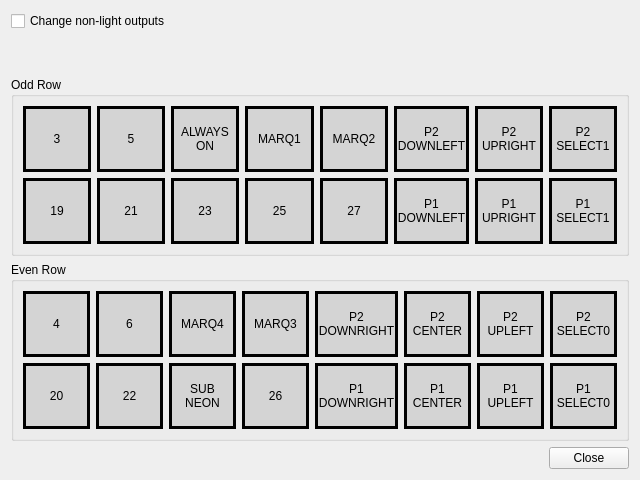
<?xml version="1.0" encoding="UTF-8"?>
<ui version="4.0">
 <class>Dialog</class>
 <widget class="QDialog" name="Dialog">
  <property name="geometry">
   <rect>
    <x>0</x>
    <y>0</y>
    <width>640</width>
    <height>480</height>
   </rect>
  </property>
  <property name="windowTitle">
   <string>Dialog</string>
  </property>
  <layout class="QVBoxLayout" name="verticalLayout" stretch="1,3,3,1">
   <item>
    <layout class="QFormLayout" name="formLayout">
     <item row="0" column="0">
      <widget class="QCheckBox" name="checkBox">
       <property name="text">
        <string>Change non-light outputs</string>
       </property>
      </widget>
     </item>
    </layout>
   </item>
   <item>
    <widget class="QGroupBox" name="groupBox">
     <property name="styleSheet">
      <string notr="true">QPushButton {
    border-style: solid;
    border-width: 3px; 
    border-color: black;
    background-color: #D4D4D4;
}
QLabel {
    font: 1.1em;
}</string>
     </property>
     <property name="title">
      <string>Odd Row</string>
     </property>
     <layout class="QGridLayout" name="gridLayout">
      <item row="0" column="0">
       <widget class="QPushButton" name="pushButton">
        <property name="enabled">
         <bool>true</bool>
        </property>
        <property name="sizePolicy">
         <sizepolicy hsizetype="Minimum" vsizetype="Minimum">
          <horstretch>0</horstretch>
          <verstretch>0</verstretch>
         </sizepolicy>
        </property>
        <property name="text">
         <string>3</string>
        </property>
       </widget>
      </item>
      <item row="0" column="1">
       <widget class="QPushButton" name="pushButton_2">
        <property name="enabled">
         <bool>true</bool>
        </property>
        <property name="sizePolicy">
         <sizepolicy hsizetype="Minimum" vsizetype="Minimum">
          <horstretch>0</horstretch>
          <verstretch>0</verstretch>
         </sizepolicy>
        </property>
        <property name="text">
         <string>5</string>
        </property>
       </widget>
      </item>
      <item row="0" column="2">
       <widget class="QPushButton" name="pushButton_3">
        <property name="enabled">
         <bool>true</bool>
        </property>
        <property name="sizePolicy">
         <sizepolicy hsizetype="Minimum" vsizetype="Minimum">
          <horstretch>0</horstretch>
          <verstretch>0</verstretch>
         </sizepolicy>
        </property>
        <property name="text">
         <string>ALWAYS
ON</string>
        </property>
       </widget>
      </item>
      <item row="0" column="3">
       <widget class="QPushButton" name="pushButton_4">
        <property name="enabled">
         <bool>true</bool>
        </property>
        <property name="sizePolicy">
         <sizepolicy hsizetype="Minimum" vsizetype="Minimum">
          <horstretch>0</horstretch>
          <verstretch>0</verstretch>
         </sizepolicy>
        </property>
        <property name="text">
         <string>MARQ1</string>
        </property>
       </widget>
      </item>
      <item row="0" column="4">
       <widget class="QPushButton" name="pushButton_5">
        <property name="enabled">
         <bool>true</bool>
        </property>
        <property name="sizePolicy">
         <sizepolicy hsizetype="Minimum" vsizetype="Minimum">
          <horstretch>0</horstretch>
          <verstretch>0</verstretch>
         </sizepolicy>
        </property>
        <property name="text">
         <string>MARQ2</string>
        </property>
       </widget>
      </item>
      <item row="0" column="5">
       <widget class="QPushButton" name="pushButton_7">
        <property name="sizePolicy">
         <sizepolicy hsizetype="Minimum" vsizetype="Minimum">
          <horstretch>0</horstretch>
          <verstretch>0</verstretch>
         </sizepolicy>
        </property>
        <property name="text">
         <string>P2
DOWNLEFT</string>
        </property>
       </widget>
      </item>
      <item row="0" column="6">
       <widget class="QPushButton" name="pushButton_6">
        <property name="sizePolicy">
         <sizepolicy hsizetype="Minimum" vsizetype="Minimum">
          <horstretch>0</horstretch>
          <verstretch>0</verstretch>
         </sizepolicy>
        </property>
        <property name="text">
         <string>P2
UPRIGHT</string>
        </property>
       </widget>
      </item>
      <item row="0" column="7">
       <widget class="QPushButton" name="pushButton_8">
        <property name="sizePolicy">
         <sizepolicy hsizetype="Minimum" vsizetype="Minimum">
          <horstretch>0</horstretch>
          <verstretch>0</verstretch>
         </sizepolicy>
        </property>
        <property name="text">
         <string>P2
SELECT1</string>
        </property>
       </widget>
      </item>
      <item row="1" column="0">
       <widget class="QPushButton" name="pushButton_14">
        <property name="enabled">
         <bool>true</bool>
        </property>
        <property name="sizePolicy">
         <sizepolicy hsizetype="Minimum" vsizetype="Minimum">
          <horstretch>0</horstretch>
          <verstretch>0</verstretch>
         </sizepolicy>
        </property>
        <property name="text">
         <string>19</string>
        </property>
       </widget>
      </item>
      <item row="1" column="1">
       <widget class="QPushButton" name="pushButton_13">
        <property name="enabled">
         <bool>true</bool>
        </property>
        <property name="sizePolicy">
         <sizepolicy hsizetype="Minimum" vsizetype="Minimum">
          <horstretch>0</horstretch>
          <verstretch>0</verstretch>
         </sizepolicy>
        </property>
        <property name="text">
         <string>21</string>
        </property>
       </widget>
      </item>
      <item row="1" column="2">
       <widget class="QPushButton" name="pushButton_11">
        <property name="enabled">
         <bool>true</bool>
        </property>
        <property name="sizePolicy">
         <sizepolicy hsizetype="Minimum" vsizetype="Minimum">
          <horstretch>0</horstretch>
          <verstretch>0</verstretch>
         </sizepolicy>
        </property>
        <property name="text">
         <string>23</string>
        </property>
       </widget>
      </item>
      <item row="1" column="3">
       <widget class="QPushButton" name="pushButton_10">
        <property name="sizePolicy">
         <sizepolicy hsizetype="Minimum" vsizetype="Minimum">
          <horstretch>0</horstretch>
          <verstretch>0</verstretch>
         </sizepolicy>
        </property>
        <property name="text">
         <string>25</string>
        </property>
       </widget>
      </item>
      <item row="1" column="4">
       <widget class="QPushButton" name="pushButton_12">
        <property name="sizePolicy">
         <sizepolicy hsizetype="Minimum" vsizetype="Minimum">
          <horstretch>0</horstretch>
          <verstretch>0</verstretch>
         </sizepolicy>
        </property>
        <property name="text">
         <string>27</string>
        </property>
       </widget>
      </item>
      <item row="1" column="5">
       <widget class="QPushButton" name="pushButton_9">
        <property name="sizePolicy">
         <sizepolicy hsizetype="Minimum" vsizetype="Minimum">
          <horstretch>0</horstretch>
          <verstretch>0</verstretch>
         </sizepolicy>
        </property>
        <property name="text">
         <string>P1
DOWNLEFT</string>
        </property>
       </widget>
      </item>
      <item row="1" column="6">
       <widget class="QPushButton" name="pushButton_16">
        <property name="sizePolicy">
         <sizepolicy hsizetype="Minimum" vsizetype="Minimum">
          <horstretch>0</horstretch>
          <verstretch>0</verstretch>
         </sizepolicy>
        </property>
        <property name="text">
         <string>P1
UPRIGHT</string>
        </property>
       </widget>
      </item>
      <item row="1" column="7">
       <widget class="QPushButton" name="pushButton_15">
        <property name="sizePolicy">
         <sizepolicy hsizetype="Minimum" vsizetype="Minimum">
          <horstretch>0</horstretch>
          <verstretch>0</verstretch>
         </sizepolicy>
        </property>
        <property name="text">
         <string>P1
SELECT1</string>
        </property>
       </widget>
      </item>
     </layout>
    </widget>
   </item>
   <item>
    <widget class="QGroupBox" name="groupBox_2">
     <property name="styleSheet">
      <string notr="true">QPushButton {
    border-style: solid;
    border-width: 3px; 
    border-color: black;
    background-color: #D4D4D4;
}
QLabel {
    font: 1.1em;
}</string>
     </property>
     <property name="title">
      <string>Even Row</string>
     </property>
     <layout class="QGridLayout" name="gridLayout_2">
      <item row="0" column="0">
       <widget class="QPushButton" name="pushButton_22">
        <property name="sizePolicy">
         <sizepolicy hsizetype="Minimum" vsizetype="Minimum">
          <horstretch>0</horstretch>
          <verstretch>0</verstretch>
         </sizepolicy>
        </property>
        <property name="text">
         <string>4</string>
        </property>
       </widget>
      </item>
      <item row="0" column="1">
       <widget class="QPushButton" name="pushButton_21">
        <property name="sizePolicy">
         <sizepolicy hsizetype="Minimum" vsizetype="Minimum">
          <horstretch>0</horstretch>
          <verstretch>0</verstretch>
         </sizepolicy>
        </property>
        <property name="text">
         <string>6</string>
        </property>
       </widget>
      </item>
      <item row="0" column="2">
       <widget class="QPushButton" name="pushButton_19">
        <property name="sizePolicy">
         <sizepolicy hsizetype="Minimum" vsizetype="Minimum">
          <horstretch>0</horstretch>
          <verstretch>0</verstretch>
         </sizepolicy>
        </property>
        <property name="text">
         <string>MARQ4</string>
        </property>
       </widget>
      </item>
      <item row="0" column="3">
       <widget class="QPushButton" name="pushButton_18">
        <property name="sizePolicy">
         <sizepolicy hsizetype="Minimum" vsizetype="Minimum">
          <horstretch>0</horstretch>
          <verstretch>0</verstretch>
         </sizepolicy>
        </property>
        <property name="text">
         <string>MARQ3</string>
        </property>
       </widget>
      </item>
      <item row="0" column="4">
       <widget class="QPushButton" name="pushButton_20">
        <property name="sizePolicy">
         <sizepolicy hsizetype="Minimum" vsizetype="Minimum">
          <horstretch>0</horstretch>
          <verstretch>0</verstretch>
         </sizepolicy>
        </property>
        <property name="text">
         <string>P2
DOWNRIGHT</string>
        </property>
       </widget>
      </item>
      <item row="0" column="5">
       <widget class="QPushButton" name="pushButton_17">
        <property name="sizePolicy">
         <sizepolicy hsizetype="Minimum" vsizetype="Minimum">
          <horstretch>0</horstretch>
          <verstretch>0</verstretch>
         </sizepolicy>
        </property>
        <property name="text">
         <string>P2
CENTER</string>
        </property>
       </widget>
      </item>
      <item row="0" column="6">
       <widget class="QPushButton" name="pushButton_24">
        <property name="sizePolicy">
         <sizepolicy hsizetype="Minimum" vsizetype="Minimum">
          <horstretch>0</horstretch>
          <verstretch>0</verstretch>
         </sizepolicy>
        </property>
        <property name="text">
         <string>P2
UPLEFT</string>
        </property>
       </widget>
      </item>
      <item row="0" column="7">
       <widget class="QPushButton" name="pushButton_23">
        <property name="sizePolicy">
         <sizepolicy hsizetype="Minimum" vsizetype="Minimum">
          <horstretch>0</horstretch>
          <verstretch>0</verstretch>
         </sizepolicy>
        </property>
        <property name="text">
         <string>P2
SELECT0</string>
        </property>
       </widget>
      </item>
      <item row="1" column="0">
       <widget class="QPushButton" name="pushButton_30">
        <property name="sizePolicy">
         <sizepolicy hsizetype="Minimum" vsizetype="Minimum">
          <horstretch>0</horstretch>
          <verstretch>0</verstretch>
         </sizepolicy>
        </property>
        <property name="text">
         <string>20</string>
        </property>
       </widget>
      </item>
      <item row="1" column="1">
       <widget class="QPushButton" name="pushButton_29">
        <property name="sizePolicy">
         <sizepolicy hsizetype="Minimum" vsizetype="Minimum">
          <horstretch>0</horstretch>
          <verstretch>0</verstretch>
         </sizepolicy>
        </property>
        <property name="text">
         <string>22</string>
        </property>
       </widget>
      </item>
      <item row="1" column="2">
       <widget class="QPushButton" name="pushButton_27">
        <property name="sizePolicy">
         <sizepolicy hsizetype="Minimum" vsizetype="Minimum">
          <horstretch>0</horstretch>
          <verstretch>0</verstretch>
         </sizepolicy>
        </property>
        <property name="text">
         <string>SUB
NEON</string>
        </property>
       </widget>
      </item>
      <item row="1" column="3">
       <widget class="QPushButton" name="pushButton_26">
        <property name="sizePolicy">
         <sizepolicy hsizetype="Minimum" vsizetype="Minimum">
          <horstretch>0</horstretch>
          <verstretch>0</verstretch>
         </sizepolicy>
        </property>
        <property name="text">
         <string>26</string>
        </property>
       </widget>
      </item>
      <item row="1" column="4">
       <widget class="QPushButton" name="pushButton_28">
        <property name="sizePolicy">
         <sizepolicy hsizetype="Minimum" vsizetype="Minimum">
          <horstretch>0</horstretch>
          <verstretch>0</verstretch>
         </sizepolicy>
        </property>
        <property name="text">
         <string>P1
DOWNRIGHT</string>
        </property>
       </widget>
      </item>
      <item row="1" column="5">
       <widget class="QPushButton" name="pushButton_25">
        <property name="sizePolicy">
         <sizepolicy hsizetype="Minimum" vsizetype="Minimum">
          <horstretch>0</horstretch>
          <verstretch>0</verstretch>
         </sizepolicy>
        </property>
        <property name="text">
         <string>P1
CENTER</string>
        </property>
       </widget>
      </item>
      <item row="1" column="6">
       <widget class="QPushButton" name="pushButton_32">
        <property name="sizePolicy">
         <sizepolicy hsizetype="Minimum" vsizetype="Minimum">
          <horstretch>0</horstretch>
          <verstretch>0</verstretch>
         </sizepolicy>
        </property>
        <property name="text">
         <string>P1
UPLEFT</string>
        </property>
       </widget>
      </item>
      <item row="1" column="7">
       <widget class="QPushButton" name="pushButton_31">
        <property name="sizePolicy">
         <sizepolicy hsizetype="Minimum" vsizetype="Minimum">
          <horstretch>0</horstretch>
          <verstretch>0</verstretch>
         </sizepolicy>
        </property>
        <property name="text">
         <string>P1
SELECT0</string>
        </property>
       </widget>
      </item>
     </layout>
    </widget>
   </item>
   <item>
    <widget class="QDialogButtonBox" name="buttonBox">
     <property name="orientation">
      <enum>Qt::Horizontal</enum>
     </property>
     <property name="standardButtons">
      <set>QDialogButtonBox::Close</set>
     </property>
    </widget>
   </item>
  </layout>
 </widget>
 <resources/>
 <connections>
  <connection>
   <sender>buttonBox</sender>
   <signal>accepted()</signal>
   <receiver>Dialog</receiver>
   <slot>accept()</slot>
   <hints>
    <hint type="sourcelabel">
     <x>248</x>
     <y>254</y>
    </hint>
    <hint type="destinationlabel">
     <x>157</x>
     <y>274</y>
    </hint>
   </hints>
  </connection>
  <connection>
   <sender>buttonBox</sender>
   <signal>rejected()</signal>
   <receiver>Dialog</receiver>
   <slot>reject()</slot>
   <hints>
    <hint type="sourcelabel">
     <x>316</x>
     <y>260</y>
    </hint>
    <hint type="destinationlabel">
     <x>286</x>
     <y>274</y>
    </hint>
   </hints>
  </connection>
 </connections>
</ui>
